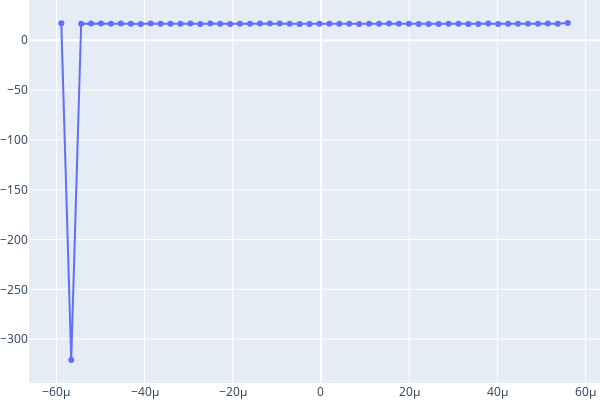

The notebook cell saved with this chart:
### Code cell
time_maxpoint,phase_maxpoint=md.get_phase_maxpoint_diff(t_f,U_f,I_f,F_peak_calc)
vw.show_one_graph(time_maxpoint,phase_maxpoint)
